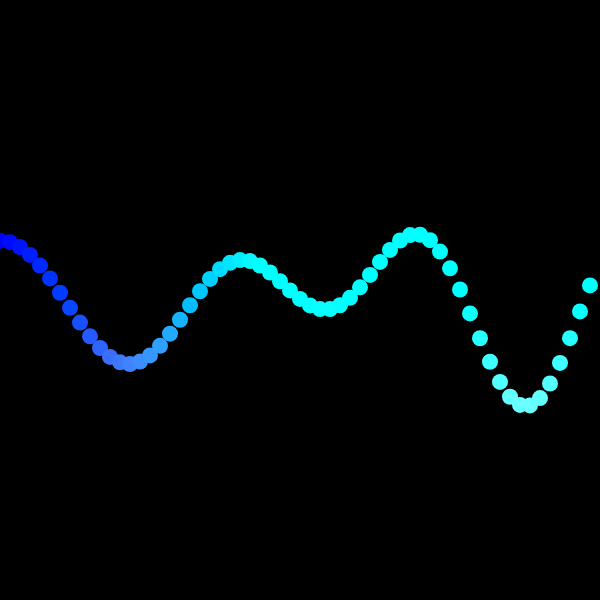
Frame 1 (no input)
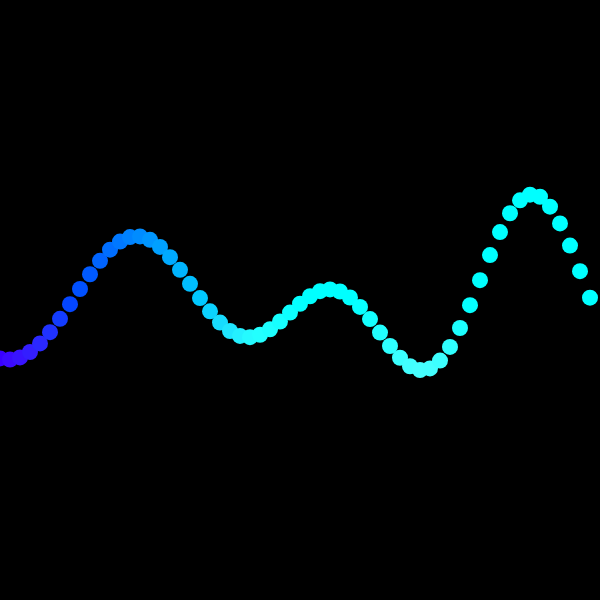
Frame 60 (no input)
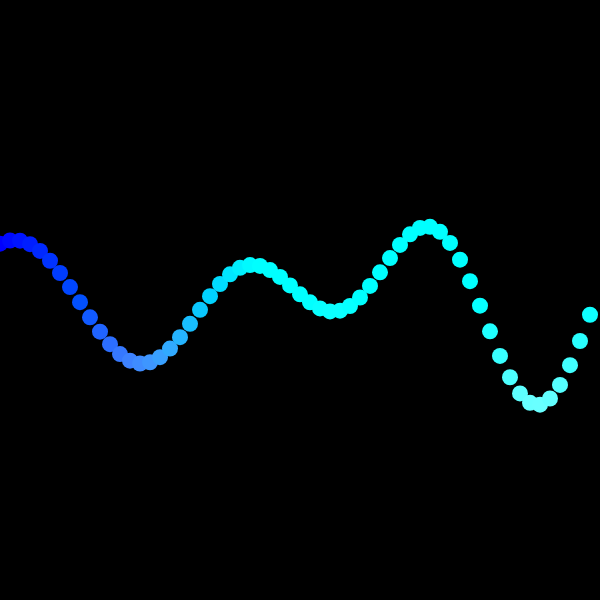
Frame 120 (the mouse pressed at the canvas centre since frame 60)

The p5.js sketch that drew these frames (run headless with seeded random() and noise() and a simulated clock; from frame 60 on, the mouse is pressed at the canvas centre):

// p5.js sketch
// ── sketch.js

let waves = []

class Wave{
  constructor(amp,period,phase){
    this.amplitude = amp;
    this.period = period;
    this.phase = phase;
  }
  evaluate(x){
    return sin(this.phase + TWO_PI* x / this.period) * this.amplitude;
  }

  update(){
    this.phase += 0.05;
  }
}


function setup() {
  createCanvas(600, 600);
  // create 5 different waves
  for(let i = 0; i< 5; i++){
    waves[i] = new Wave(random(20,80),random(100,600), random(0,TWO_PI))
  }
  
}

function draw() {
  background(0);
  //  merge waves into one
  for(let x = 0; x< width; x+=10){
    let y = 0;
    for(let wave of waves){
      y += wave.evaluate(x);
    }
    noStroke();
    fill(y,x,255)
    ellipse(x,y+ height/2,16);
  }
// move through the wave
  for(let wave of waves){
    wave.update();
  }
}
